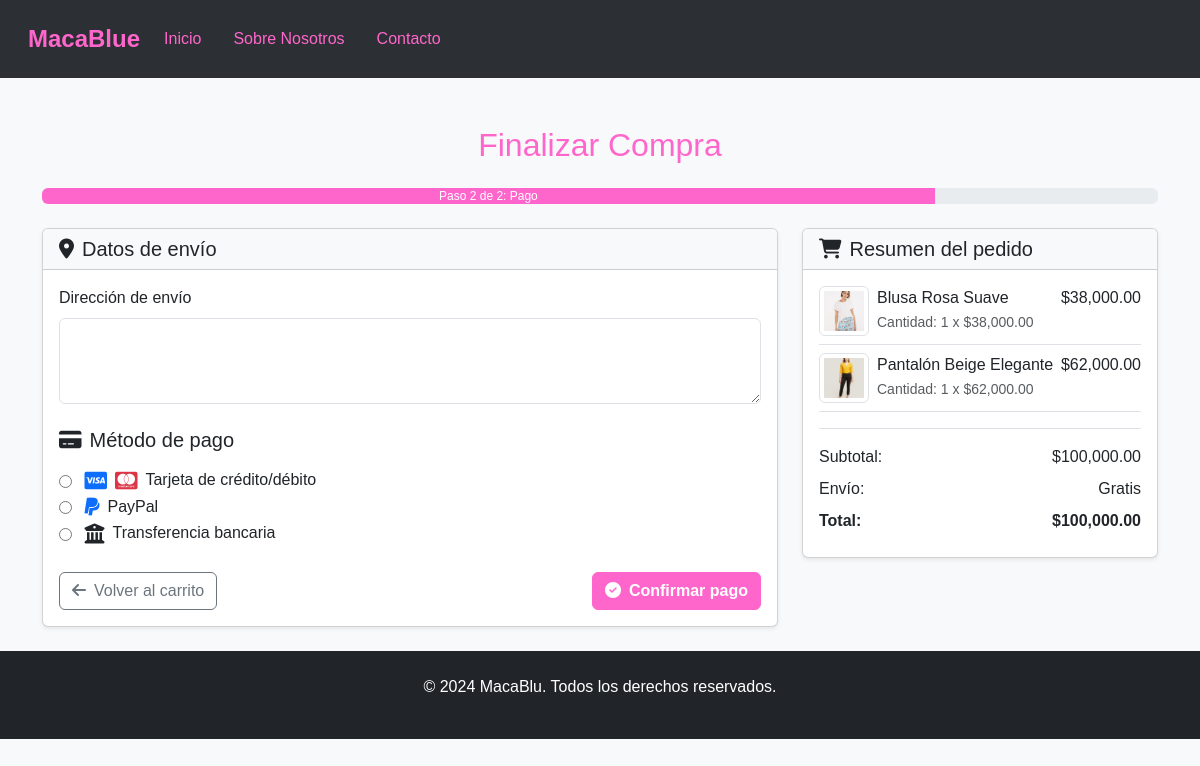
The page /Cliente/view/pago.php (signed in) on the database as committed earlier.
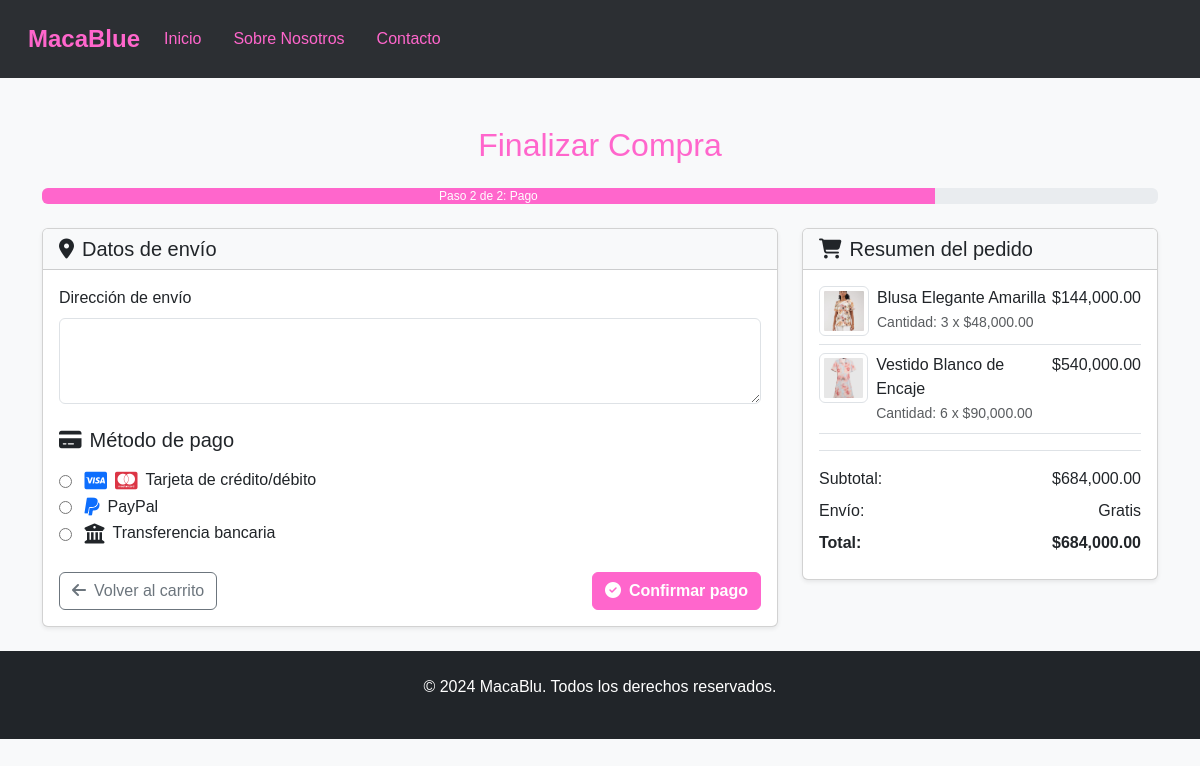
The same page on the database as committed later.
### tables this page shows
CREATE TABLE `carrito` (
  `carrito_id` int(11) NOT NULL,
  `usuario_id` int(11) NOT NULL,
  `producto_id` int(11) NOT NULL,
  `cantidad` int(11) NOT NULL DEFAULT 1,
  `fecha_agregado` datetime DEFAULT current_timestamp()
);

CREATE TABLE `productos` (
  `producto_id` int(11) NOT NULL,
  `nombreProducto` varchar(255) NOT NULL,
  `categoriaProducto` int(11) DEFAULT NULL,
  `subcategoriaProducto` varchar(255) DEFAULT NULL,
  `precioProducto` decimal(10,2) NOT NULL,
  `stockProducto` int(11) NOT NULL,
  `estadoProducto` enum('Disponible','No disponible') NOT NULL,
  `tallas` varchar(255) DEFAULT NULL,
  `colorProducto` varchar(50) DEFAULT NULL,
  `materialProducto` varchar(50) DEFAULT NULL,
  `descripcionProducto` text DEFAULT NULL,
  `fotosProducto` text DEFAULT NULL
);

### Cliente/Models/CarritoModel.php (called while the page is built, shortened)
<?php
require_once dirname(__DIR__) . '/config/conexion.php';
class CarritoModel {
    private $db;
    public function __construct() {
        $this->db = Conexion::obtenerConexion();
    }
    public function getCartItems($userId) {
        try {
            $sql = "SELECT p.producto_id, p.nombreProducto, p.precioProducto, p.fotosProducto,
                           c.cantidad, c.carrito_id
                    FROM carrito c
                    JOIN productos p ON c.producto_id = p.producto_id
                    WHERE c.usuario_id = ?";
            $stmt = $this->db->prepare($sql);
            $stmt->bind_param("i", $userId);
            $stmt->execute();
            $result = $stmt->get_result();
            return $result->fetch_all(MYSQLI_ASSOC);
        } catch (mysqli_sql_exception $e) {
            error_log("Error en getCartItems: " . $e->getMessage());
            return [];
        }
    }
}
?>

### Cliente/config/conexion.php (called while the page is built, shortened)
<?php
class Conexion {
    private $servername = "localhost";
    private $username = "root";
    private $password = "";
    private $dbname = "macablue";
    private static $conexion;
    public function conectar() {
        $this->conn = new mysqli($this->servername, $this->username, $this->password, $this->dbname);
        return $this->conn;
    }
    public static function obtenerConexion() {
        if (!isset(self::$conexion)) {
            $conexion = new self();
            self::$conexion = $conexion->conectar();
        }
        return self::$conexion;
    }
}

### Cliente/Controllers/PagoController.php (called while the page is built, shortened)
<?php
require_once '../models/CarritoModel.php';
class PagoController {
    public function __construct() {
        $this->carritoModel = new CarritoModel();
    }
    public function calcularTotal($productos) {
        $total = 0;
        foreach ($productos as $producto) {
            $total += $producto['cantidad'] * $producto['precioProducto'];
        }
        return $total;
    }
}
?>

### Cliente/view/pago.php (the view, shortened to what the changed rows need)
<?php
require_once '../controllers/PagoController.php';
$usuario_id = $_SESSION['cliente_id'];
$pagoController = new PagoController();
$productos = $pagoController->carritoModel->getCartItems($usuario_id);
$total = $pagoController->calcularTotal($productos);
$base_url = '/MacaBlue/cliente';
?>
<!DOCTYPE html>
<html lang="es">
<head>
    <link rel="stylesheet" href="https://cdnjs.cloudflare.com/ajax/libs/font-awesome/6.5.0/css/all.min.css">
    <link href="https://cdn.jsdelivr.net/npm/bootstrap@5.3.3/dist/css/bootstrap.min.css" rel="stylesheet">
    <link rel="stylesheet" href="<?php echo $base_url; ?>/assets/css/style.css">
    <link rel="stylesheet" href="<?php echo $base_url; ?>/assets/css/nav.css">
</head>
<body>
    <div class="container mt-5">
        <div class="row">
            <div class="col-12">
                <h2 class="text-center mb-4" style="color: var(--fucsia-claro);">Finalizar Compra</h2>
            </div>
        </div>
        <div class="row">
            <div class="col-md-4">
                <div class="card shadow-sm">
                    <div class="card-body">
                        <div class="mb-3">
                            <?php if (count($productos) > 0): ?>
                                <div class="mb-3">
                                    <?php foreach ($productos as $producto):
                                        $subtotal = $producto['cantidad'] * $producto['precioProducto'];
                                        $foto = !empty($producto['fotosProducto']) ? '../Admin/uploads/' . $producto['fotosProducto'] : '../Admin/uploads/default.jpg';
                                    ?>
                                        <div class="d-flex mb-2 pb-2 border-bottom">
                                            <img src="<?php echo htmlspecialchars($foto); ?>" alt="<?php echo htmlspecialchars($producto['nombreProducto']); ?>"
                                                 class="img-thumbnail me-2" style="width: 50px; height: 50px; object-fit: cover;">
                                            <div class="flex-grow-1">
                                                <div class="d-flex justify-content-between">
                                                    <span><?php echo htmlspecialchars($producto['nombreProducto']); ?></span>
                                                    <span class="text-end">$<?php echo number_format($subtotal, 2); ?></span>
                                                </div>
                                                <small class="text-muted">Cantidad: <?php echo $producto['cantidad']; ?>
                                                x $<?php echo number_format($producto['precioProducto'], 2); ?></small>
                                            </div>
                                        </div>
                                    <?php endforeach; ?>
                                </div>
                            <?php else: ?>
                                <p class="text-center">No hay productos en el carrito</p>
                            <?php endif; ?>
                        </div>
                        <div class="border-top pt-3">
                            <div class="d-flex justify-content-between mb-2">
                                <span>Subtotal:</span>
                                <span>$<?php echo number_format($total, 2); ?></span>
                            </div>
                            <div class="d-flex justify-content-between mb-2 fw-bold">
                                <span>Total:</span>
                                <span>$<?php echo number_format($total, 2); ?></span>
                            </div>
                        </div>
                    </div>
                </div>
            </div>
        </div>
    </div>
    <?php include 'footer.php'; ?>
</body>
</html>

Rows that differ between the two databases and show on the page:
removed carrito: producto.fotosProducto (picture), producto.nombreProducto "Blusa Rosa Suave", cantidad.precioProducto "38,000.00", cantidad "1", producto.precioProducto "38,000.00"
removed carrito: producto.fotosProducto (picture), producto.nombreProducto "Pantalón Beige Elegante", cantidad.precioProducto "62,000.00", cantidad "1", producto.precioProducto "62,000.00"
added carrito: producto.fotosProducto (picture), producto.nombreProducto "Blusa Elegante Amarilla", cantidad.precioProducto "144,000.00", cantidad "3", producto.precioProducto "48,000.00"
added carrito: producto.fotosProducto (picture), producto.nombreProducto "Vestido Blanco de Encaje", cantidad.precioProducto "540,000.00", cantidad "6", producto.precioProducto "90,000.00"
Other text that changed with them:
$total: "100,000.00" → "684,000.00"
